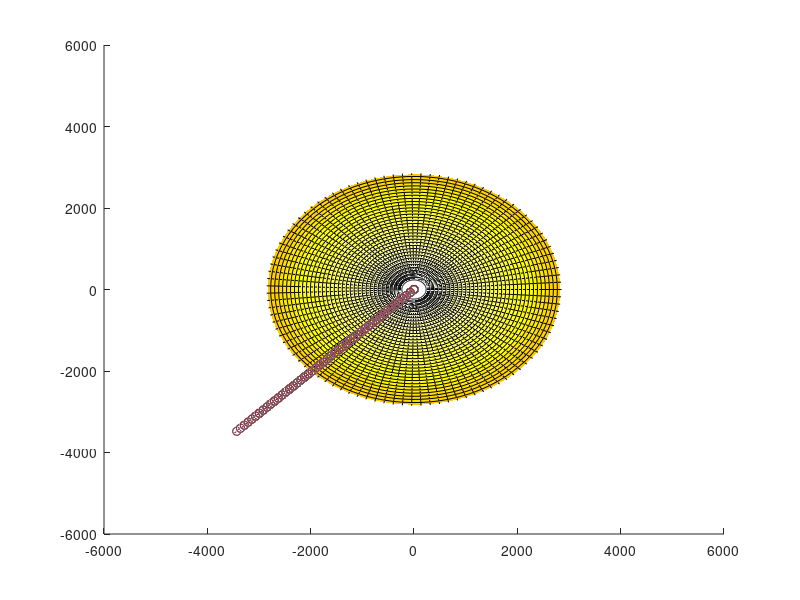

Here is the MATLAB script that generated this plot:
V0 = randi([83, 139],1); %velocidad inicial m/s
alpha = randi([0, 360],1); %angulo alpha
beta = randi([30, 150],1); %angulo beta
gama = randi([0, 360],1); %angulo gama
x0 = 0; %psoicion inicial x
y0 = 5492; %posicion inicial y (altura de popocatepetl)
z0 = 0; %posicion inicial z
g = 9.8; %gravedad
V0x = V0*cos(alpha); %Velocidad x
V0y = V0*cos(beta); %Velocidad y
V0z = V0*cos(gama); %Velocidad z

hold on

r = linspace(0.03*pi,pi) ;
    th = linspace(0,2*pi) ;
    [R,T] = meshgrid(r,th) ;
    X = 2500*R.*cos(T) ;
    Y = 2500*R.*sin(T) ;
    Z = -R*5000;
    Z = Z+5700;
    surf(X,Y,Z)
    axis([-6000 6000 -6000 6000 0 7000])
    colormap(hot)

hold on;

t = 0;
x = x0 + V0x*t;
y = y0 + V0y*t - (1/2)*g*t^2;
z = z0 + V0z*t;
plot3(x,z,y,'-o');

while y > 0
    t = t + 1;
    x = [x; x0 + V0x*t];
    y = [y; y0 + V0y*t - (1/2)*g*t.^2];
    z = [z; z0 + V0z*t];
    plot3(x,z,y,'-o')
    pause(0.1)
    hold on
end
hold off